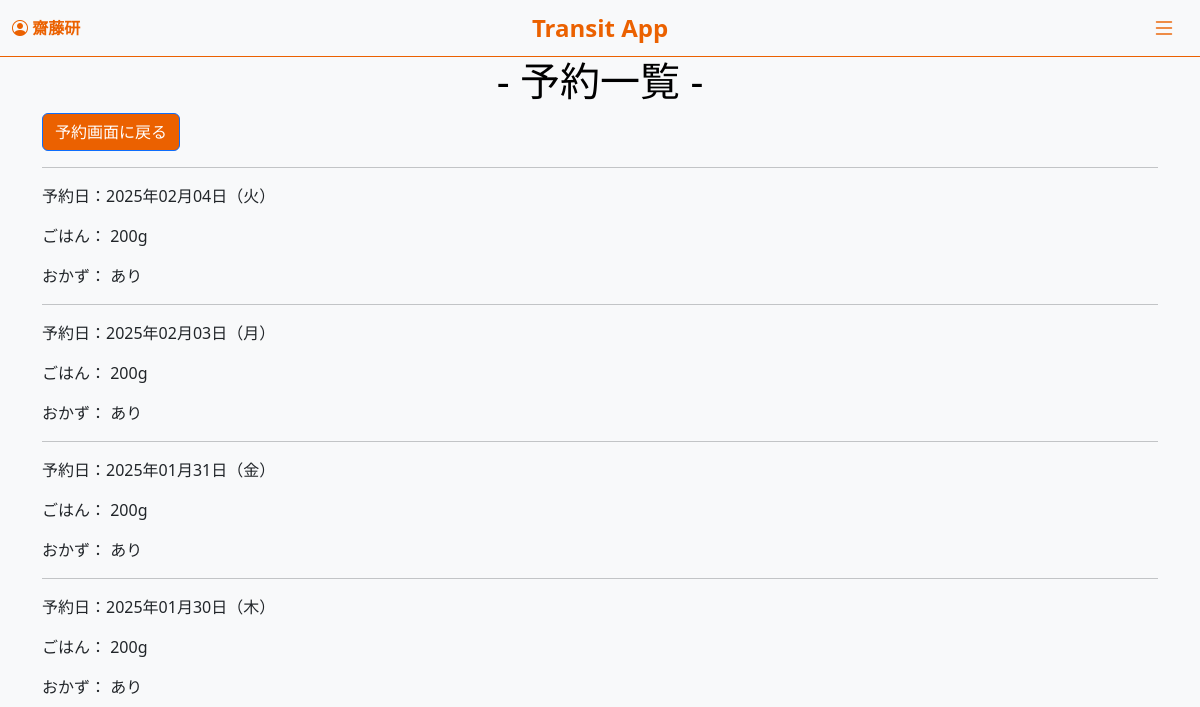
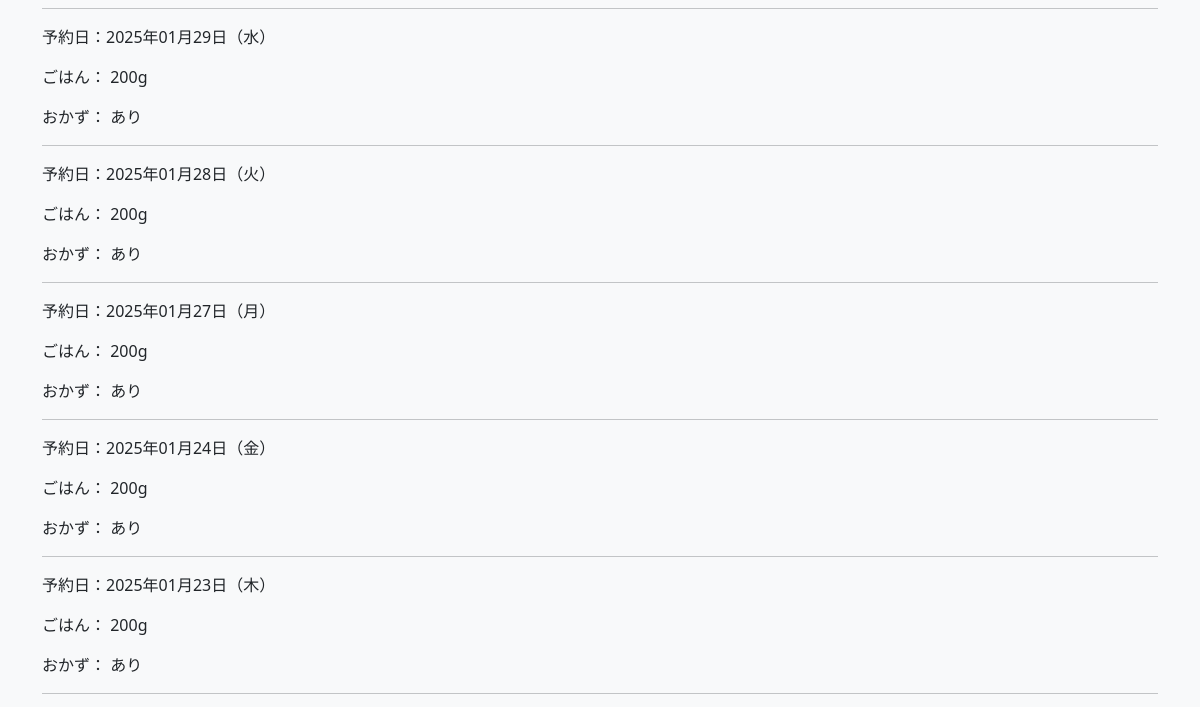
The page /reservation_list/ (signed in, upper part) on the database as committed earlier (2 pictures, top to bottom).
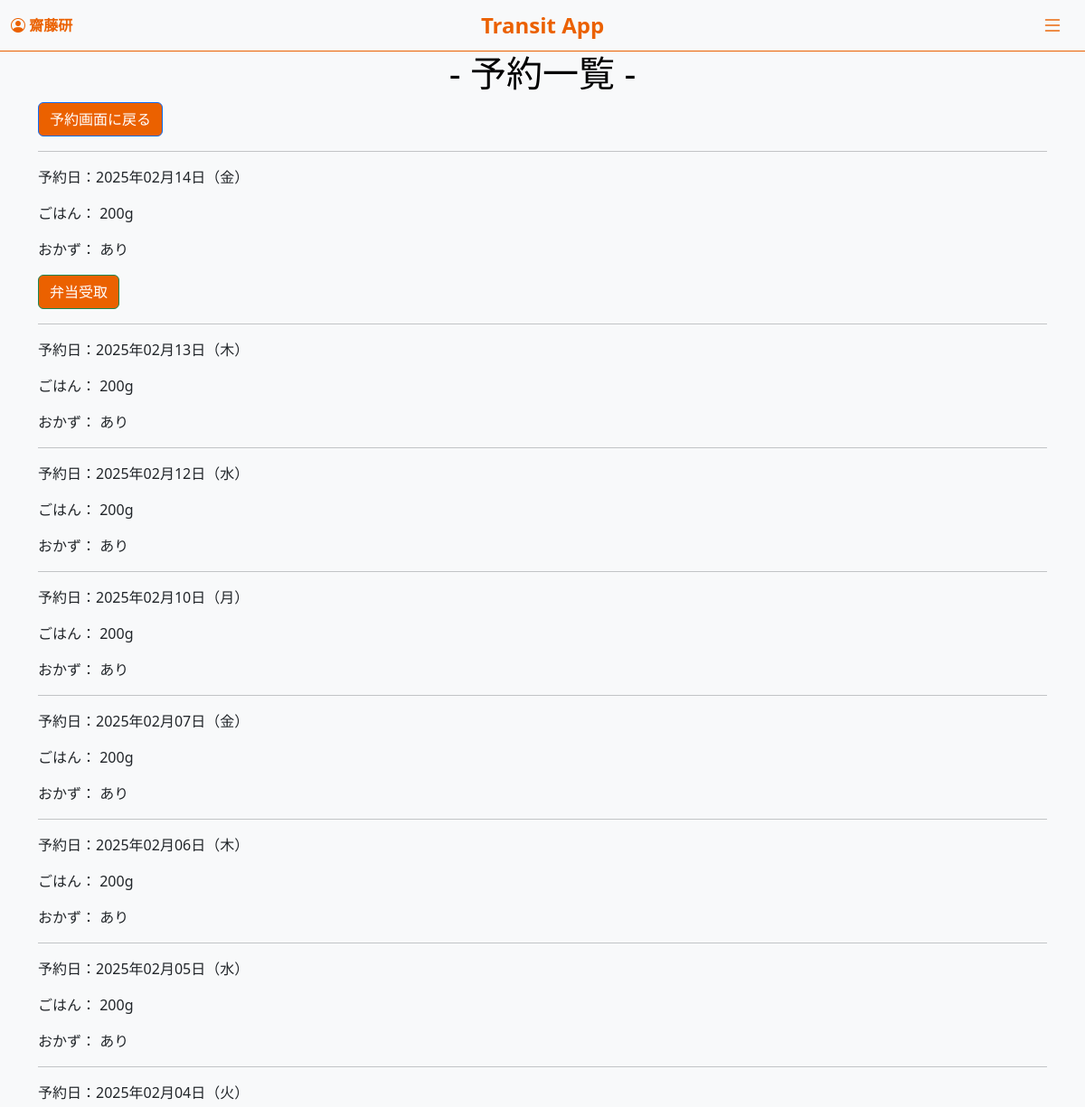
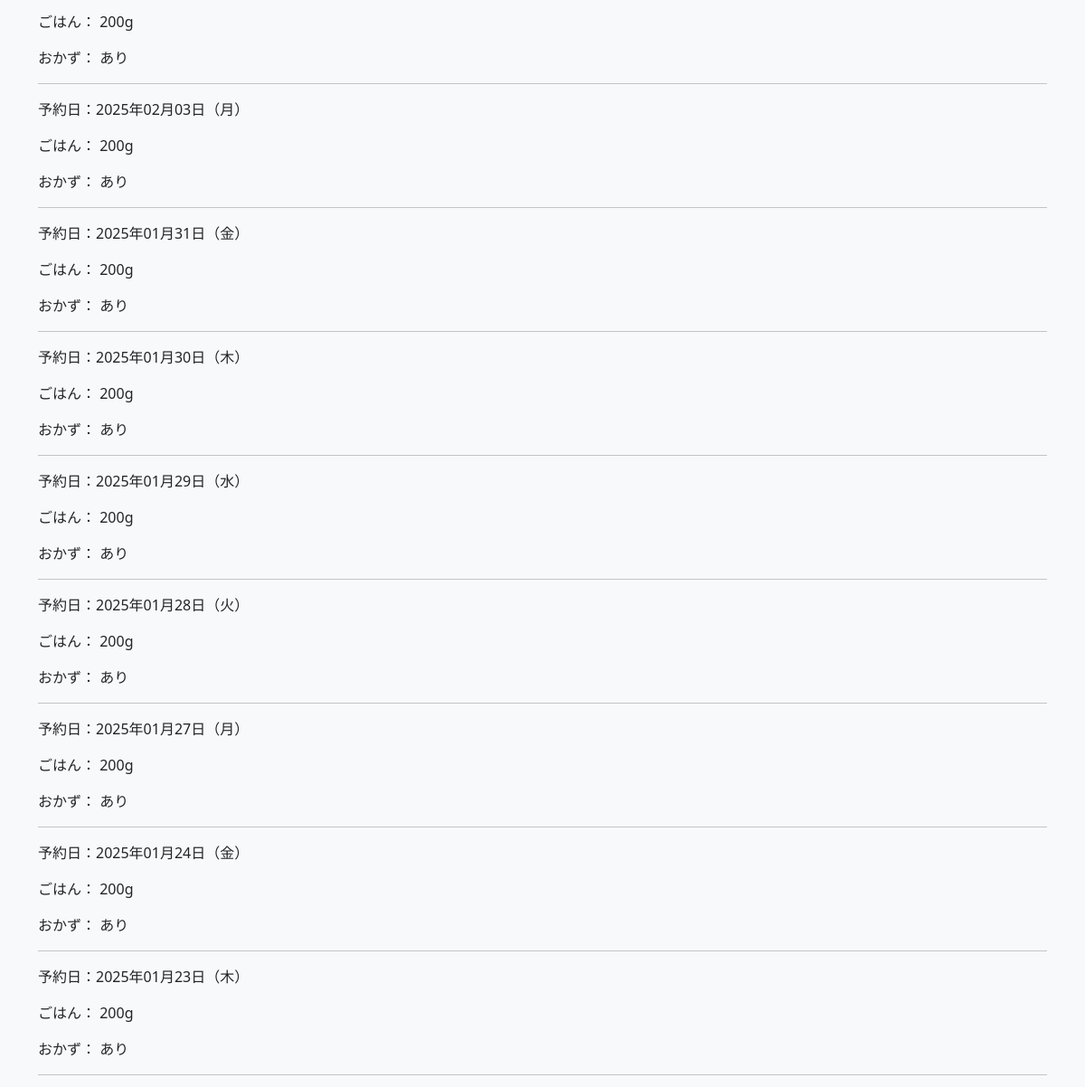
The same page on the database as committed later (2 pictures, top to bottom).
### accounts/models.py (models this page shows, shortened)
class BentoReservation(models.Model):
    user = models.ForeignKey(User, on_delete=models.CASCADE, related_name='reservations', verbose_name='予約者')
    reservation_date = models.DateField(verbose_name='予約日')
    side_dish = models.BooleanField(default=False, verbose_name='おかず')
    rice = models.BooleanField(default=False, verbose_name='ごはん')
    rice_gram = models.IntegerField(null=True, blank=True, verbose_name='グラム数')
    received = models.BooleanField(default=False)
    memo = models.TextField(blank=True, null=True)
    transfer_user = models.ForeignKey(User, on_delete=models.SET_NULL, null=True, blank=True, related_name='transferred_reservations', verbose_name='振替先')
    original_user = models.ForeignKey(User, on_delete=models.SET_NULL, null=True, blank=True, related_name='original_reservations', verbose_name='振替元')
    created_at = models.DateTimeField(auto_now_add=True, null=True)  # null=True を追加
    @property
    def can_cancel(self):
        cancel_deadline = self.reservation_date - timedelta(days=1)
        cancel_deadline_time = timezone.make_aware(datetime.combine(cancel_deadline, time(15, 0, 0)))
        return timezone.now() < cancel_deadline_time
    class Meta:
        verbose_name = "弁当予約"
        verbose_name_plural = "弁当予約一覧"

### accounts/views.py (the view)
# urls.py: path('reservation_list/', views.reservation_list, name='reservation_list'),
@login_required
def reservation_list(request):
    start_date = request.GET.get('start_date')
    end_date = request.GET.get('end_date')
    today = timezone.localdate()  # 現在の日付を取得
    reservations = BentoReservation.objects.filter(user=request.user)
    if start_date:
        reservations = reservations.filter(reservation_date__gte=start_date)
    if end_date:
        reservations = reservations.filter(reservation_date__lte=end_date)
    reservations = reservations.order_by('-reservation_date')
    return render(request, 'accounts/reservation_list.html', {
        'reservations': reservations,
        'start_date': start_date,
        'end_date': end_date,
        'today': today,  # テンプレートに渡す
    })

### accounts/templates/accounts/reservation_list.html (shortened to what this page needs)
{% extends "accounts/base.html" %}
{% block content %}
<h1 class="text-center">- 予約一覧 -</h1>
<a href="{% url 'bento_reservation' %}" class="btn btn-primary">予約画面に戻る</a>
<div class="reservation-cards">
    {% for reservation in reservations %}
        <hr>
        <p>予約日：{{ reservation.reservation_date|date:"Y年m月d日（D）" }}</p>
        <div class="reservation-content">
            <p>ごはん：{% if reservation.rice %} {{ reservation.rice_gram }}g {% else %}なし{% endif %}</p>
            <p>おかず：{% if reservation.side_dish %} あり {% else %}なし{% endif %}</p>
        </div>
        {% if reservation.reservation_date == today %}
            {% if not reservation.received %}
                <form method="POST" action="{% url 'receive_bento' reservation.id %}">
                    <button type="submit" class="btn btn-success">弁当受取</button>
                </form>
            {% else %}
                <p class="text-success">受け取り済</p>
            {% endif %}
        {% endif %}
    {% endfor %}
</div>
{% endblock %}

Rows that differ between the two databases and show on the page:
added BentoReservation: reservation_date "2025年02月14日（金）", rice_gram "200", side_dish "あり", received "弁当受取"
added BentoReservation: reservation_date "2025年02月13日（木）", rice_gram "200", side_dish "あり"
added BentoReservation: reservation_date "2025年02月12日（水）", rice_gram "200", side_dish "あり"
added BentoReservation: reservation_date "2025年02月10日（月）", rice_gram "200", side_dish "あり"
added BentoReservation: reservation_date "2025年02月07日（金）", rice_gram "200", side_dish "あり"
added BentoReservation: reservation_date "2025年02月06日（木）", rice_gram "200", side_dish "あり"
added BentoReservation: reservation_date "2025年02月05日（水）", rice_gram "200", side_dish "あり"
